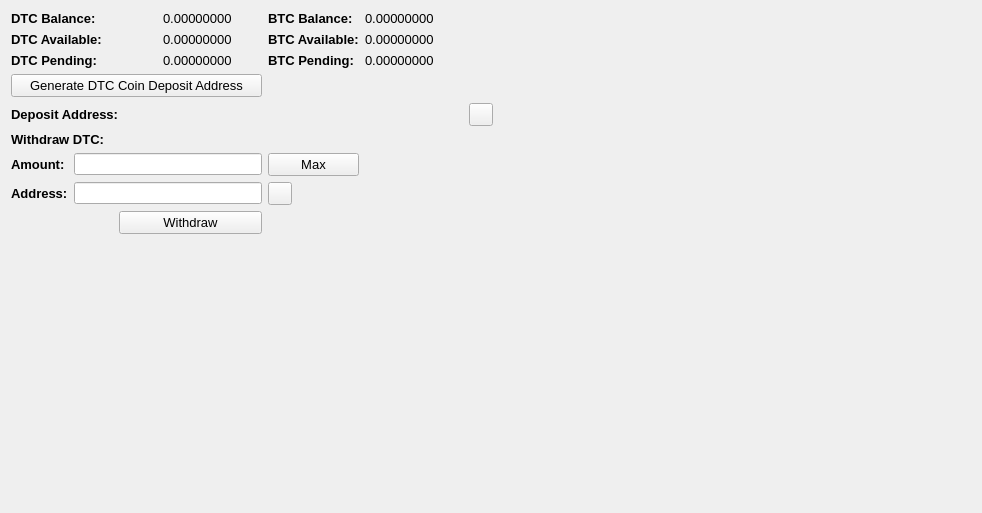
     <widget class="QWidget" name="BalanceTab">
      <attribute name="title">
       <string>Balance</string>
      </attribute>
      <layout class="QGridLayout" name="gridLayout_2">
       <item row="0" column="0" colspan="2">
        <widget class="QLabel" name="label_11">
         <property name="font">
          <font>
           <pointsize>10</pointsize>
           <weight>75</weight>
           <bold>true</bold>
          </font>
         </property>
         <property name="text">
          <string>DTC Balance:</string>
         </property>
        </widget>
       </item>
       <item row="0" column="3">
        <widget class="QLabel" name="DTCBalanceLabel">
         <property name="font">
          <font>
           <pointsize>10</pointsize>
          </font>
         </property>
         <property name="text">
          <string>0.00000000</string>
         </property>
         <property name="textInteractionFlags">
          <set>Qt::LinksAccessibleByMouse|Qt::TextSelectableByMouse</set>
         </property>
        </widget>
       </item>
       <item row="0" column="4">
        <widget class="QLabel" name="label_12">
         <property name="font">
          <font>
           <pointsize>10</pointsize>
           <weight>75</weight>
           <bold>true</bold>
          </font>
         </property>
         <property name="text">
          <string>BTC Balance:</string>
         </property>
        </widget>
       </item>
       <item row="0" column="5">
        <widget class="QLabel" name="BitcoinBalanceLabel">
         <property name="font">
          <font>
           <pointsize>10</pointsize>
          </font>
         </property>
         <property name="text">
          <string>0.00000000</string>
         </property>
         <property name="textInteractionFlags">
          <set>Qt::LinksAccessibleByMouse|Qt::TextSelectableByMouse</set>
         </property>
        </widget>
       </item>
       <item row="0" column="7" rowspan="10">
        <spacer name="horizontalSpacer_4">
         <property name="orientation">
          <enum>Qt::Horizontal</enum>
         </property>
         <property name="sizeHint" stdset="0">
          <size>
           <width>478</width>
           <height>488</height>
          </size>
         </property>
        </spacer>
       </item>
       <item row="1" column="0" colspan="2">
        <widget class="QLabel" name="label_13">
         <property name="font">
          <font>
           <pointsize>10</pointsize>
           <weight>75</weight>
           <bold>true</bold>
          </font>
         </property>
         <property name="text">
          <string>DTC Available:</string>
         </property>
        </widget>
       </item>
       <item row="1" column="3">
        <widget class="QLabel" name="DTCAvailableLabel_2">
         <property name="font">
          <font>
           <pointsize>10</pointsize>
          </font>
         </property>
         <property name="text">
          <string>0.00000000</string>
         </property>
         <property name="textInteractionFlags">
          <set>Qt::LinksAccessibleByMouse|Qt::TextSelectableByMouse</set>
         </property>
        </widget>
       </item>
       <item row="1" column="4">
        <widget class="QLabel" name="label_15">
         <property name="font">
          <font>
           <pointsize>10</pointsize>
           <weight>75</weight>
           <bold>true</bold>
          </font>
         </property>
         <property name="text">
          <string>BTC Available:</string>
         </property>
        </widget>
       </item>
       <item row="1" column="5">
        <widget class="QLabel" name="BitcoinAvailableLabel">
         <property name="font">
          <font>
           <pointsize>10</pointsize>
          </font>
         </property>
         <property name="text">
          <string>0.00000000</string>
         </property>
         <property name="textInteractionFlags">
          <set>Qt::LinksAccessibleByMouse|Qt::TextSelectableByMouse</set>
         </property>
        </widget>
       </item>
       <item row="2" column="0" colspan="2">
        <widget class="QLabel" name="label_14">
         <property name="font">
          <font>
           <pointsize>10</pointsize>
           <weight>75</weight>
           <bold>true</bold>
          </font>
         </property>
         <property name="text">
          <string>DTC Pending:</string>
         </property>
        </widget>
       </item>
       <item row="2" column="3">
        <widget class="QLabel" name="DTCPendingLabel">
         <property name="font">
          <font>
           <pointsize>10</pointsize>
          </font>
         </property>
         <property name="text">
          <string>0.00000000</string>
         </property>
         <property name="textInteractionFlags">
          <set>Qt::LinksAccessibleByMouse|Qt::TextSelectableByMouse</set>
         </property>
        </widget>
       </item>
       <item row="2" column="4">
        <widget class="QLabel" name="label_31">
         <property name="font">
          <font>
           <pointsize>10</pointsize>
           <weight>75</weight>
           <bold>true</bold>
          </font>
         </property>
         <property name="text">
          <string>BTC Pending:</string>
         </property>
        </widget>
       </item>
       <item row="2" column="5">
        <widget class="QLabel" name="BitcoinPendingLabel">
         <property name="font">
          <font>
           <pointsize>10</pointsize>
          </font>
         </property>
         <property name="text">
          <string>0.00000000</string>
         </property>
         <property name="textInteractionFlags">
          <set>Qt::LinksAccessibleByMouse|Qt::TextSelectableByMouse</set>
         </property>
        </widget>
       </item>
       <item row="3" column="0" colspan="4">
        <widget class="QPushButton" name="GenDepositBTN">
         <property name="font">
          <font>
           <pointsize>10</pointsize>
          </font>
         </property>
         <property name="text">
          <string>Generate DTC Coin Deposit Address</string>
         </property>
        </widget>
       </item>
       <item row="4" column="0" colspan="3">
        <widget class="QLabel" name="label_33">
         <property name="font">
          <font>
           <pointsize>10</pointsize>
           <weight>75</weight>
           <bold>true</bold>
          </font>
         </property>
         <property name="text">
          <string>Deposit Address:</string>
         </property>
        </widget>
       </item>
       <item row="4" column="3" colspan="3">
        <widget class="QLabel" name="DepositAddressLabel">
         <property name="minimumSize">
          <size>
           <width>300</width>
           <height>0</height>
          </size>
         </property>
         <property name="palette">
          <palette>
           <active>
            <colorrole role="WindowText">
             <brush brushstyle="SolidPattern">
              <color alpha="255">
               <red>0</red>
               <green>0</green>
               <blue>0</blue>
              </color>
             </brush>
            </colorrole>
            <colorrole role="Text">
             <brush brushstyle="SolidPattern">
              <color alpha="255">
               <red>0</red>
               <green>0</green>
               <blue>255</blue>
              </color>
             </brush>
            </colorrole>
           </active>
           <inactive>
            <colorrole role="WindowText">
             <brush brushstyle="SolidPattern">
              <color alpha="255">
               <red>0</red>
               <green>0</green>
               <blue>0</blue>
              </color>
             </brush>
            </colorrole>
            <colorrole role="Text">
             <brush brushstyle="SolidPattern">
              <color alpha="255">
               <red>0</red>
               <green>0</green>
               <blue>255</blue>
              </color>
             </brush>
            </colorrole>
           </inactive>
           <disabled>
            <colorrole role="WindowText">
             <brush brushstyle="SolidPattern">
              <color alpha="255">
               <red>120</red>
               <green>120</green>
               <blue>120</blue>
              </color>
             </brush>
            </colorrole>
            <colorrole role="Text">
             <brush brushstyle="SolidPattern">
              <color alpha="255">
               <red>120</red>
               <green>120</green>
               <blue>120</blue>
              </color>
             </brush>
            </colorrole>
           </disabled>
          </palette>
         </property>
         <property name="font">
          <font>
           <pointsize>10</pointsize>
           <weight>75</weight>
           <bold>true</bold>
          </font>
         </property>
         <property name="text">
          <string/>
         </property>
         <property name="alignment">
          <set>Qt::AlignRight|Qt::AlignTrailing|Qt::AlignVCenter</set>
         </property>
         <property name="textInteractionFlags">
          <set>Qt::LinksAccessibleByMouse|Qt::TextSelectableByKeyboard|Qt::TextSelectableByMouse</set>
         </property>
        </widget>
       </item>
       <item row="4" column="6">
        <widget class="QToolButton" name="DepositCopyButton">
         <property name="toolTip">
          <string>Copy to clipboard</string>
         </property>
         <property name="text">
          <string/>
         </property>
         <property name="icon">
          <iconset resource="../bitcoin.qrc">
           <normaloff>:/icons/editcopy</normaloff>:/icons/editcopy</iconset>
         </property>
         <property name="shortcut">
          <string>Alt+P</string>
         </property>
        </widget>
       </item>
       <item row="5" column="0" colspan="2">
        <widget class="QLabel" name="label_34">
         <property name="font">
          <font>
           <pointsize>10</pointsize>
           <weight>75</weight>
           <bold>true</bold>
          </font>
         </property>
         <property name="text">
          <string>Withdraw DTC:</string>
         </property>
        </widget>
       </item>
       <item row="6" column="0">
        <widget class="QLabel" name="label_26">
         <property name="font">
          <font>
           <pointsize>10</pointsize>
           <weight>75</weight>
           <bold>true</bold>
          </font>
         </property>
         <property name="text">
          <string>Amount:</string>
         </property>
        </widget>
       </item>
       <item row="6" column="1" colspan="3">
        <widget class="QLineEdit" name="WithdrawUnitsInput">
         <property name="font">
          <font>
           <pointsize>9</pointsize>
           <weight>75</weight>
           <bold>true</bold>
          </font>
         </property>
         <property name="text">
          <string/>
         </property>
        </widget>
       </item>
       <item row="6" column="4">
        <widget class="QPushButton" name="Withdraw_Max_Amount">
         <property name="font">
          <font>
           <pointsize>10</pointsize>
          </font>
         </property>
         <property name="text">
          <string>Max</string>
         </property>
        </widget>
       </item>
       <item row="7" column="0">
        <widget class="QLabel" name="label_10">
         <property name="font">
          <font>
           <pointsize>10</pointsize>
           <weight>75</weight>
           <bold>true</bold>
          </font>
         </property>
         <property name="text">
          <string>Address:</string>
         </property>
        </widget>
       </item>
       <item row="7" column="1" colspan="3">
        <widget class="QLineEdit" name="WithdrawAddress">
         <property name="font">
          <font>
           <pointsize>9</pointsize>
           <weight>75</weight>
           <bold>true</bold>
          </font>
         </property>
        </widget>
       </item>
       <item row="7" column="4">
        <widget class="QToolButton" name="WithdrawPasteButton">
         <property name="toolTip">
          <string>Paste from clipboard</string>
         </property>
         <property name="text">
          <string/>
         </property>
         <property name="icon">
          <iconset resource="../bitcoin.qrc">
           <normaloff>:/icons/editpaste</normaloff>:/icons/editpaste</iconset>
         </property>
         <property name="shortcut">
          <string>Alt+P</string>
         </property>
        </widget>
       </item>
       <item row="8" column="2" colspan="2">
        <widget class="QPushButton" name="WithdrawUnitsBtn">
         <property name="font">
          <font>
           <pointsize>10</pointsize>
          </font>
         </property>
         <property name="text">
          <string>Withdraw</string>
         </property>
        </widget>
       </item>
       <item row="9" column="0" colspan="6">
        <spacer name="verticalSpacer">
         <property name="orientation">
          <enum>Qt::Vertical</enum>
         </property>
         <property name="sizeHint" stdset="0">
          <size>
           <width>428</width>
           <height>262</height>
          </size>
         </property>
        </spacer>
       </item>
      </layout>
      <zorder>label_31</zorder>
      <zorder>label_15</zorder>
      <zorder>label_12</zorder>
      <zorder>label_14</zorder>
      <zorder>label_13</zorder>
      <zorder>label_11</zorder>
      <zorder>BitcoinBalanceLabel</zorder>
      <zorder>DTCBalanceLabel</zorder>
      <zorder>DTCAvailableLabel_2</zorder>
      <zorder>DTCPendingLabel</zorder>
      <zorder>BitcoinAvailableLabel</zorder>
      <zorder>BitcoinPendingLabel</zorder>
      <zorder>label_33</zorder>
      <zorder>GenDepositBTN</zorder>
      <zorder>DepositAddressLabel</zorder>
      <zorder>Withdraw_Max_Amount</zorder>
      <zorder>label_34</zorder>
      <zorder>WithdrawUnitsInput</zorder>
      <zorder>label_10</zorder>
      <zorder>label_26</zorder>
      <zorder>WithdrawAddress</zorder>
      <zorder>WithdrawUnitsBtn</zorder>
      <zorder>horizontalSpacer_4</zorder>
      <zorder>verticalSpacer</zorder>
      <zorder>WithdrawPasteButton</zorder>
      <zorder>DepositCopyButton</zorder>
     </widget>
